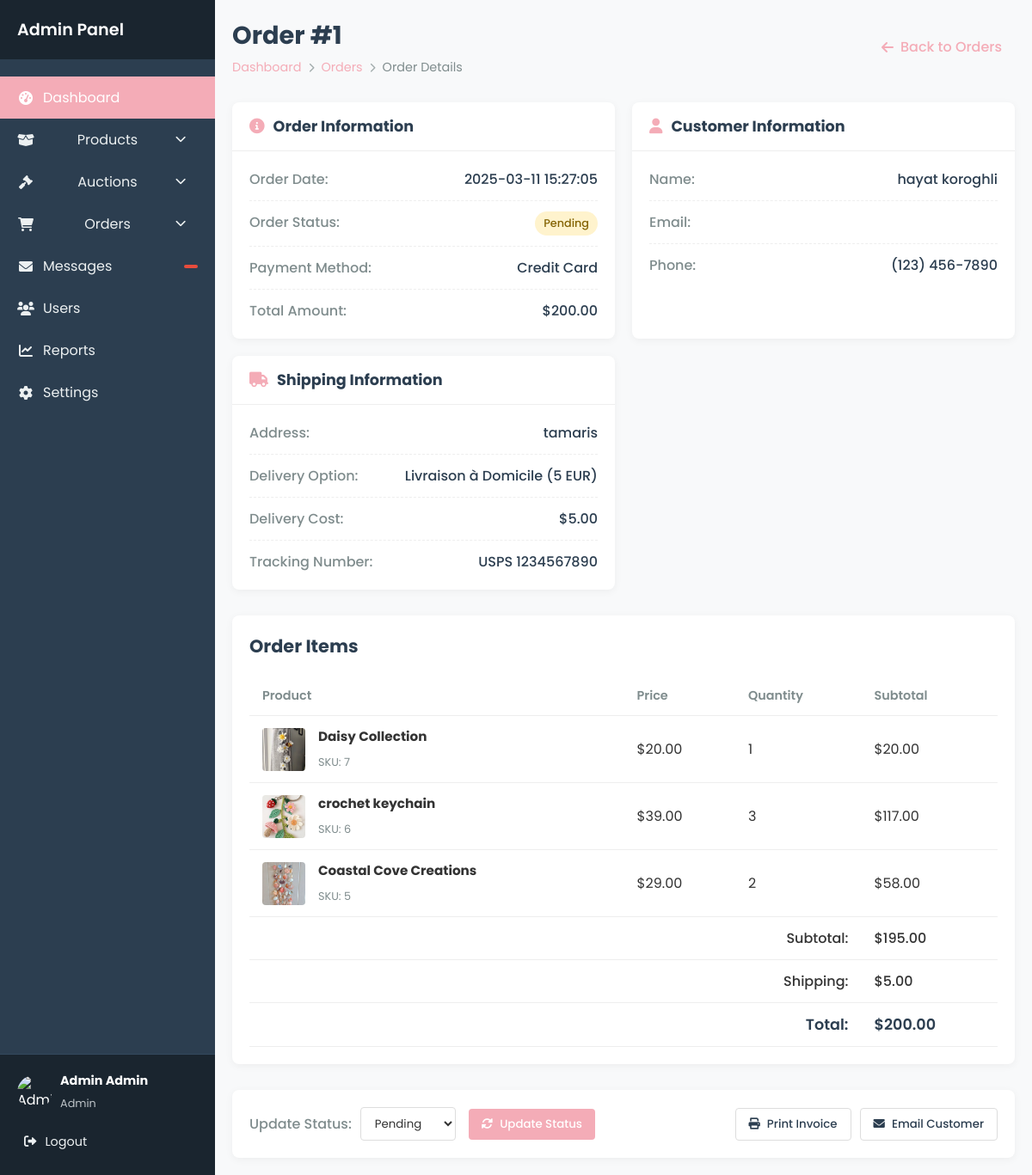
Page /order_details/1 (signed in) on the earlier database version.
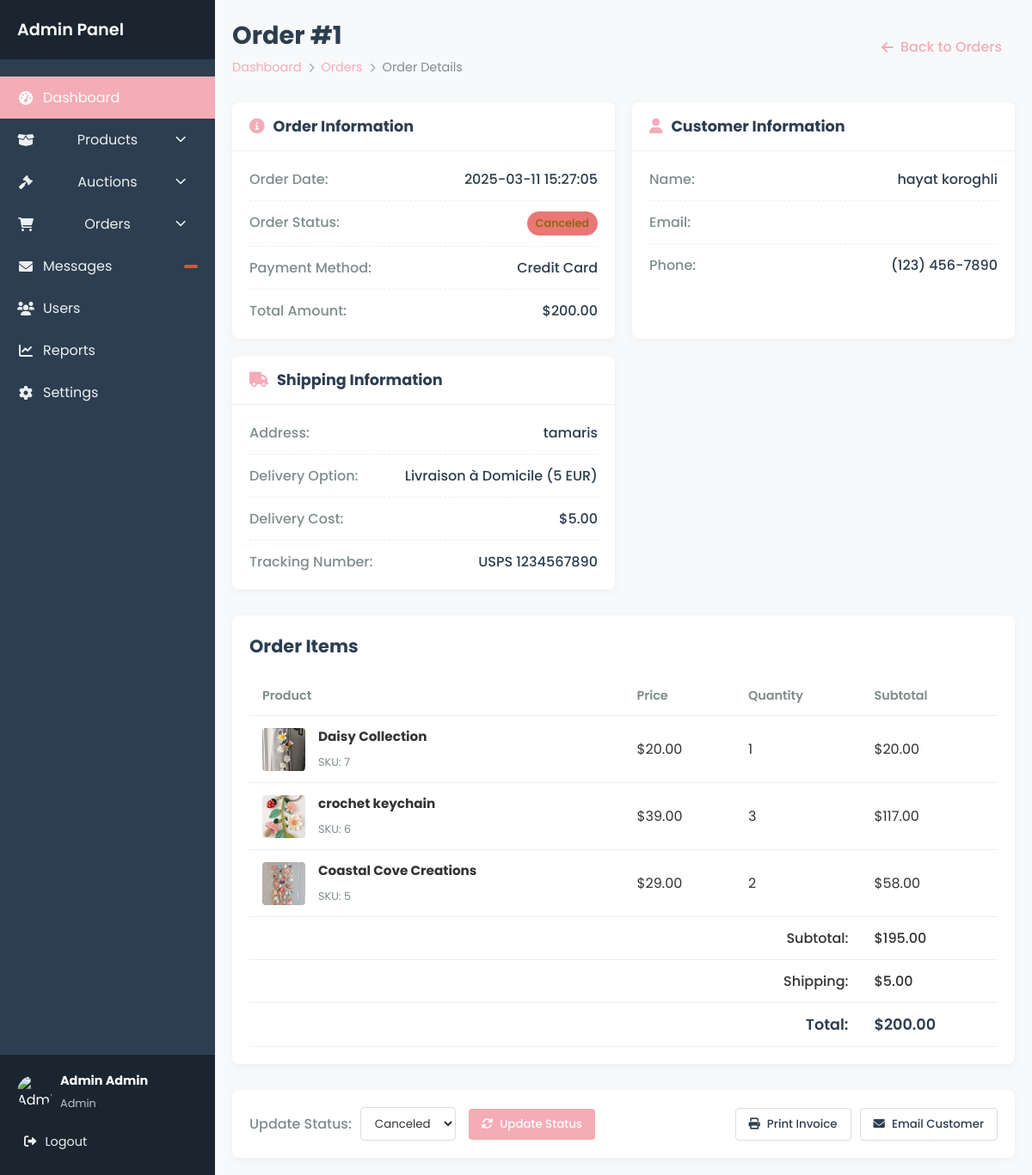
Same page on the later database version.
### tables this page shows
CREATE TABLE commande (
            id INTEGER PRIMARY KEY AUTOINCREMENT,
            user_id INTEGER NOT NULL,
            address TEXT NOT NULL,
            delivery_option TEXT NOT NULL,
            delivery_cost REAL NOT NULL,
            total_amount REAL NOT NULL,
            order_date TIMESTAMP DEFAULT CURRENT_TIMESTAMP,
            status TEXT NOT NULL DEFAULT 'pending' CHECK(status IN ('pending', 'delivered', 'canceled')),
            FOREIGN KEY (user_id) REFERENCES users(id)
);

### app.py (the view)
@app.route("/order_details/<int:order_id>")
@login_required
def order_details(order_id):
    conn = get_db()
    cursor = conn.cursor()
    cursor.execute(
        """
        SELECT c.*, u.FirstName, u.LastName
        FROM commande c
        JOIN users u ON c.user_id = u.id
        WHERE c.id = ?
    """,
        (order_id,),
    )
    order = cursor.fetchone()
    cursor.execute(
        """
        SELECT ci.*, p.name as product_name , p.image_url as product_img
        FROM commande_items ci
        JOIN products p ON ci.product_id = p.id
        WHERE ci.commande_id = ?
    """,
        (order_id,),
    )
    items = cursor.fetchall()
    conn.close()
    return render_template("admin_orders_details.html", order=order, items=items)

### app.py (called while the page is built)
@login_manager.user_loader
def load_user(user_id):
    conn = get_db()
    user = conn.execute("SELECT * FROM users WHERE id = ?", (user_id,)).fetchone()
    conn.close()
    if user:
        return User(
            user["id"],
            user["FirstName"],
            user["LastName"],
            user["Email"],
            user["phoneNum"],
            user["password"],
            user["is_admin"],
        )
    return None

def get_db():
    conn = sqlite3.connect("database.db")
    conn.row_factory = sqlite3.Row
    return conn

### templates/admin_orders_details.html (shortened to what the changed rows need)
<!DOCTYPE html>
<html lang="en">
<head>
    <link rel="stylesheet" href="{{ url_for('static', filename='admin_oreders_details.css') }}">
    <link rel="stylesheet" href="{{ url_for('static', filename='home_admin.css') }}">
    <link rel="stylesheet" href="https://cdnjs.cloudflare.com/ajax/libs/font-awesome/6.0.0/css/all.min.css">
</head>
<body>
    <div class="admin-container">
      <aside class="sidebar">
        <div class="sidebar-header">
          <h2>Admin Panel</h2>
        </div>
      </aside>
        <main class="main-content">
            <header class="main-header">
                <div>
                    <h1>Order #{{ order.id }}</h1>
                    <nav class="breadcrumb">
                        <a href="{{ url_for('home_admin') }}">Dashboard</a>
                        <i class="fas fa-chevron-right"></i>
                        <a href="{{ url_for('admin_orders') }}">Orders</a>
                        <i class="fas fa-chevron-right"></i>
                        <span>Order Details</span>
                    </nav>
                </div>
            </header>
            <div class="order-summary">
                <div class="summary-card">
                    <div class="summary-body">
                        <div class="summary-row">
                            <span class="summary-label">Order Date:</span>
                            <span class="summary-value">{{ order.order_date }}</span>
                        </div>
                        <div class="summary-row">
                            <span class="summary-label">Order Status:</span>
                            <span class="status {{ order.status }}">{{ order.status|capitalize }}</span>
                        </div>
                        <div class="summary-row">
                            <span class="summary-label">Total Amount:</span>
                            <span class="summary-value">${{ "%.2f"|format(order.total_amount) }}</span>
                        </div>
                    </div>
                </div>
                <div class="summary-card">
                    <div class="summary-body">
                        <div class="summary-row">
                            <span class="summary-label">Address:</span>
                            <span class="summary-value">{{ order.address }}</span>
                        </div>
                        <div class="summary-row">
                            <span class="summary-label">Delivery Option:</span>
                            <span class="summary-value">{{ order.delivery_option }}</span>
                        </div>
                        <div class="summary-row">
                            <span class="summary-label">Delivery Cost:</span>
                            <span class="summary-value">${{ "%.2f"|format(order.delivery_cost) }}</span>
                        </div>
                    </div>
                </div>
            </div>
            <div class="content-card">
                <div class="card-header">
                    <h2>Order Items</h2>
                </div>
                <div class="table-responsive">
                    <table>
                        <thead>
                            <tr>
                                <th>Product</th>
                                <th>Price</th>
                                <th>Quantity</th>
                                <th>Subtotal</th>
                            </tr>
                        </thead>
                        <tfoot>
                            <tr>
                                <td colspan="3" class="text-right">Subtotal:</td>
                                <td>${{ "%.2f"|format(order.total_amount - order.delivery_cost) }}</td>
                            </tr>
                            <tr>
                                <td colspan="3" class="text-right">Shipping:</td>
                                <td>${{ "%.2f"|format(order.delivery_cost) }}</td>
                            </tr>
                            <tr>
                                <td colspan="3" class="text-right total">Total:</td>
                                <td class="total">${{ "%.2f"|format(order.total_amount) }}</td>
                            </tr>
                        </tfoot>
                    </table>
                </div>
            </div>
            <div class="order-actions">
                <form action="{{ url_for('update_order_status', order_id=order.id) }}" method="POST" class="status-form">
                    <div class="form-group">
                        <label for="status">Update Status:</label>
                        <select name="status" id="status">
                            <option value="pending" {% if order.status == 'pending' %}selected{% endif %}>Pending</option>
                            <option value="canceled" {% if order.status == 'canceled' %}selected{% endif %}>Canceled</option>
                        </select>
                    </div>
                </form>
            </div>
        </main>
    </div>
</body>
</html>

Differences in the rows shown:
changed commande "tamaris": status "Pending" → "Canceled"
